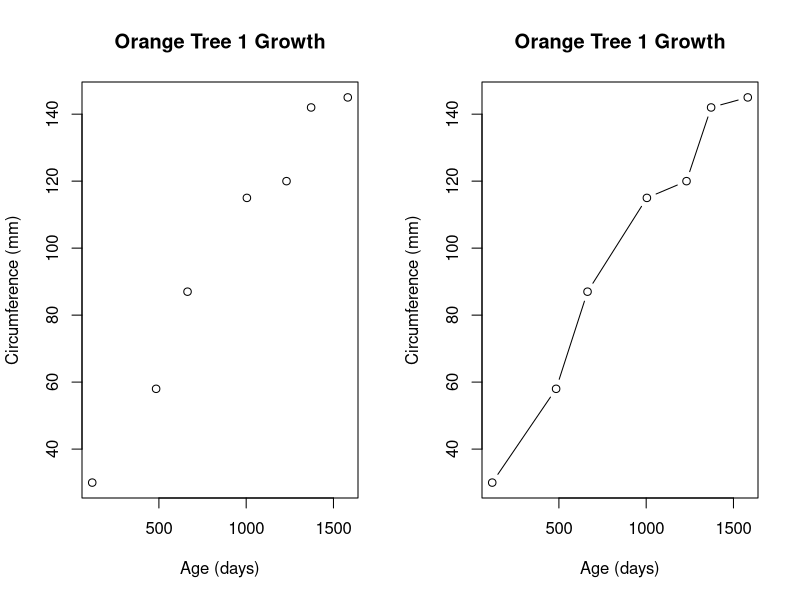

This figure's R source:
opar <- par(no.readonly = TRUE)
par(mfrow = c(1,2))
t1 <- subset(Orange, Tree == 1)
plot(t1$age, t1$circumference,
     xlab="Age (days)",
     ylab="Circumference (mm)",
     main="Orange Tree 1 Growth")
plot(t1$age, t1$circumference,
     xlab="Age (days)",
     ylab="Circumference (mm)",
     main="Orange Tree 1 Growth",
     type="b")
par(opar)